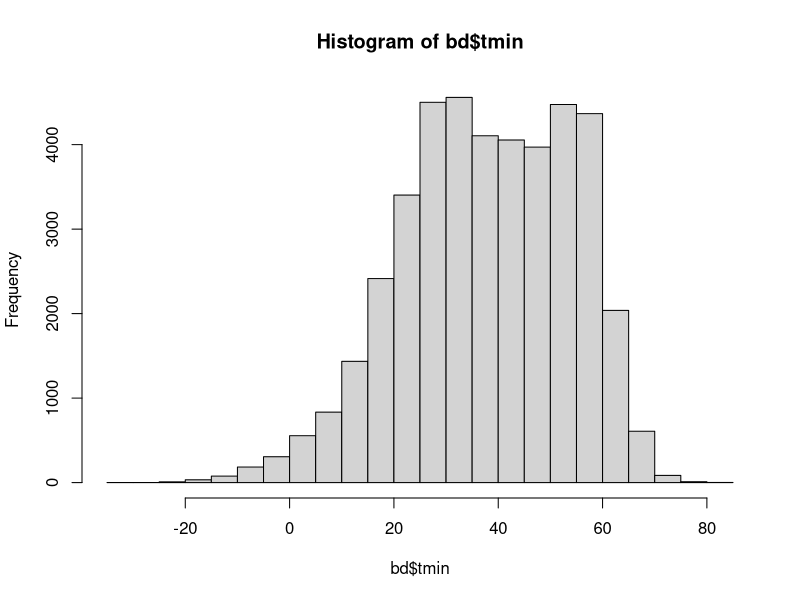
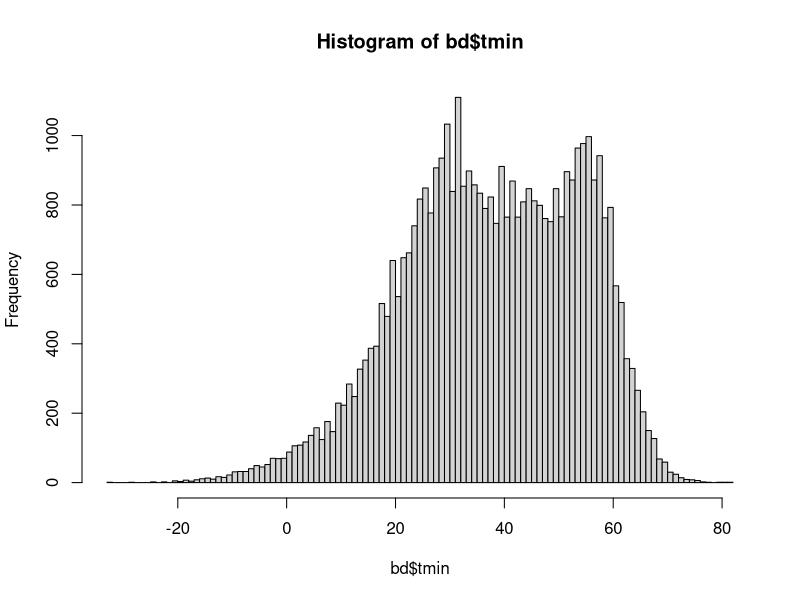
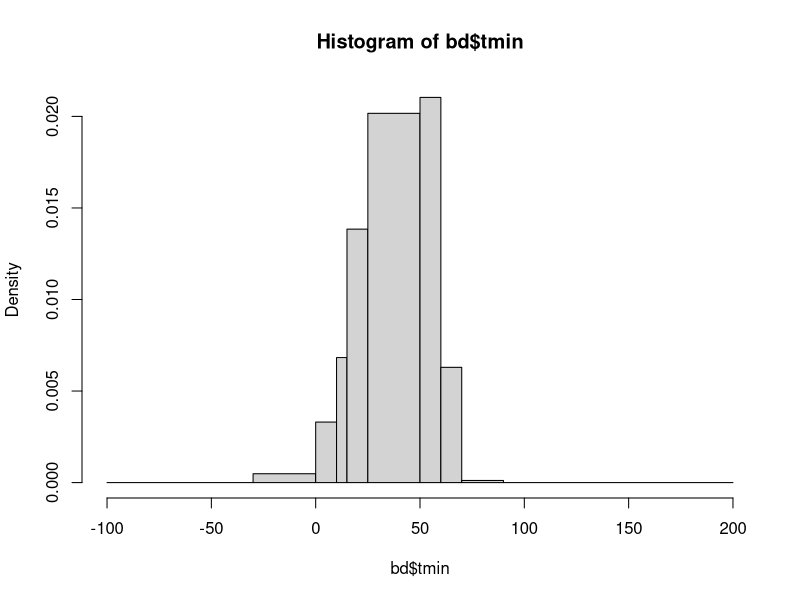
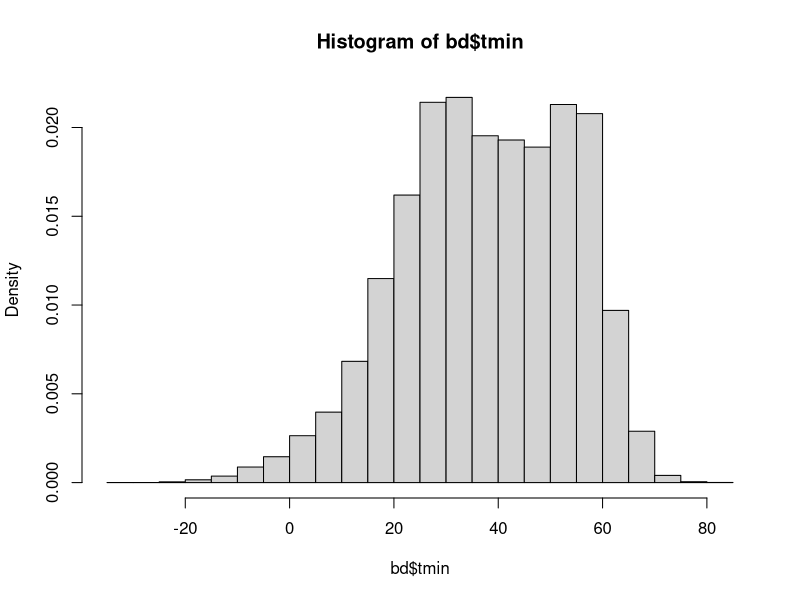
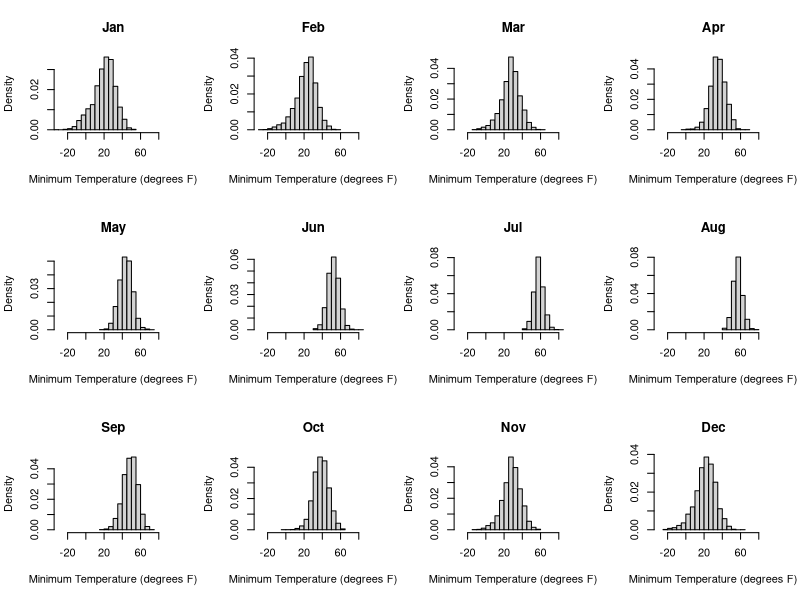

Here is the R script that generated these plots, in order:
# # # # # # # # # # # # # # # # # # # # # # # # # # # # # # # # # # # # # # # # # # # # # # # # # # # # # # # # # # #
# HISTOGRAMS

# We can make histograms with the hist() command
# Let's make a histogram of our poisson data

bd = read.csv("BoulderDaily.csv")

hist(bd$tmin)

# What if we want more bars?

hist(bd$tmin, breaks=100)

#Or, manually specify them:

hist(bd$tmin, breaks=c(-100,-30,0,10,15,25,50,60,70,90,200) )

# We can change it so the y axis contains density instead of frequency
hist(bd$tmin, freq=F)

# We can change the title, axes labels, etc using the normal plot commands

library(scales)

months = c("Jan", "Feb", "Mar", "Apr", "May", "Jun", "Jul", "Aug", "Sep", "Oct", "Nov", "Dec")

par(mfrow=c(3,4)) #Use a 3x4 grid
for(i in 1:12){
  temp = bd[bd$month==i,]
  hist(temp$tmin, breaks="Sturges", freq=F
    ,main=months[i]
    ,xlab="Minimum Temperature (degrees F)"
    ,xlim=c(-30,90) )
}

# This plot is interesting.  We can see that temperature is higher in summer months (which
# should be obvious) but we also see tighter histograms in the summer.  So, winter months
# have more variability in their minimum temperatures.


# QUESTION! 
# Plot a histogram of the some simulated normal data.
# Make sure it plots the density.



# QUESTION!
# Can you overlay the expected density (the pdf of the normal distribution)?
# Hint: Remember all the extra functions when we looked at rnorm?

